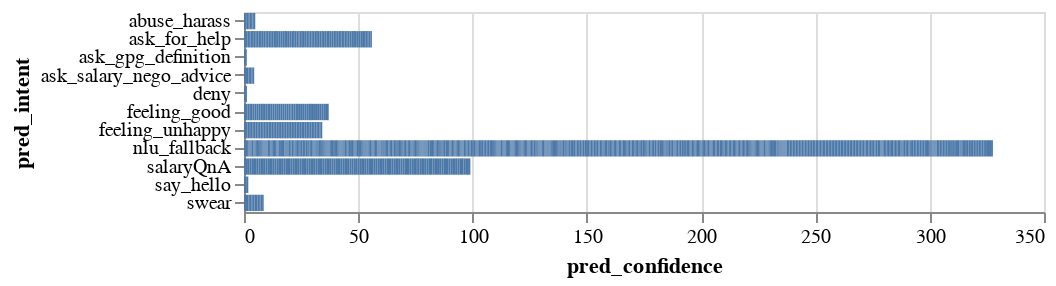

Notebook code cell kept with this figure:
### Code cell
import altair as alt
bars = alt.Chart(df_intents).mark_bar().encode(
    x='pred_confidence:Q',
    y="pred_intent:O"
)

(bars).properties(height=100)

### Figure 1 — Vega-Lite specification as saved in the notebook (floating-point values rounded to 4 significant figures; data arrays with more than 128 entries replaced by an {"elided": "..."} marker saying what was removed)
{"config": {"view": {"continuousWidth": 400, "continuousHeight": 300}}, "data": {"name": "data-8d41185db07c7598e1dead04d357c0e5"}, "mark": "bar", "encoding": {"x": {"type": "quantitative", "field": "pred_confidence"}, "y": {"type": "ordinal", "field": "pred_intent"}}, "height": 100, "$schema": "https://vega.github.io/schema/vega-lite/v4.8.1.json", "datasets": {"data-8d41185db07c7598e1dead04d357c0e5": {"elided": "896 records"}}}
